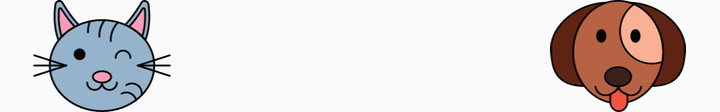
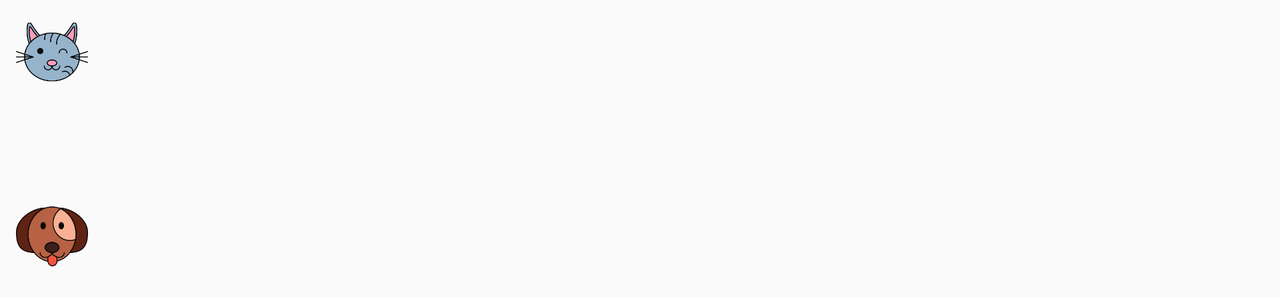

First picture: res/layout/ on a phone held upright. Second picture: the repository's own variant of that layout, on a device whose configuration matches the variant's folder. Source for both follows.
<!-- AndroidManifest.xml: application theme AppTheme -->
<!-- res/layout/scores_fragment.xml -->
<?xml version="1.0" encoding="utf-8"?>
<LinearLayout xmlns:android="http://schemas.android.com/apk/res/android"
    xmlns:app="http://schemas.android.com/apk/res-auto"
    xmlns:tools="http://schemas.android.com/tools"
    android:id="@+id/scores"
    android:layout_width="match_parent"
    android:layout_height="wrap_content"
    android:orientation="horizontal">

    <ImageView
        android:id="@+id/imagePlayer1"
        android:layout_width="36dp"
        android:layout_height="match_parent"
        android:layout_weight="1"
        app:srcCompat="@drawable/ic_cat" />

    <TextView
        android:id="@+id/scorePlayer1"
        android:layout_width="wrap_content"
        android:layout_height="wrap_content"
        android:layout_marginStart="8dp"
        android:layout_marginLeft="@dimen/content_padding"
        android:layout_marginTop="@dimen/content_padding"
        android:layout_marginEnd="8dp"
        android:layout_marginRight="@dimen/content_padding"
        android:layout_weight="1"
        android:gravity="start"
        android:textColor="@android:color/holo_red_dark"
        android:textSize="36sp" />

    <TextView
        android:id="@+id/scorePlayer2"
        android:layout_width="wrap_content"
        android:layout_height="wrap_content"
        android:layout_marginTop="@dimen/content_padding"
        android:layout_marginEnd="8dp"
        android:layout_weight="1"
        android:gravity="end"
        android:textColor="@color/colorPrimaryDark"
        android:textSize="36sp" />

    <ImageView
        android:id="@+id/imagePlayer2"
        android:layout_width="36dp"
        android:layout_height="match_parent"
        android:layout_weight="1"
        app:srcCompat="@drawable/ic_dog" />

</LinearLayout>
<!-- resources referenced by this layout -->
<resources>
  <dimen name="content_padding">8dp</dimen>
  <!-- drawable ic_cat: vector/xml drawable (drawable, 15325 chars, omitted) -->
  <!-- drawable ic_dog: vector/xml drawable (drawable, 30939 chars, omitted) -->
  <style name="AppTheme" parent="Theme.AppCompat.Light.DarkActionBar">
      </style>
</resources>
<!-- res/layout-land/scores_fragment.xml (the repository's variant of the layout above) -->
<!-- drawn on the phone turned sideways -->
<?xml version="1.0" encoding="utf-8"?>
<androidx.constraintlayout.widget.ConstraintLayout xmlns:android="http://schemas.android.com/apk/res/android"
    xmlns:app="http://schemas.android.com/apk/res-auto"
    xmlns:tools="http://schemas.android.com/tools"
    android:id="@+id/scores"
    android:layout_width="match_parent"
    android:layout_height="wrap_content"
    android:layout_gravity="center"
    android:orientation="horizontal">

    <ImageView
        android:id="@+id/imagePlayer1"
        android:layout_width="36dp"
        android:layout_height="0dp"
        android:layout_marginStart="8dp"
        android:layout_marginTop="8dp"
        app:layout_constraintDimensionRatio="1.0"
        app:layout_constraintStart_toStartOf="parent"
        app:layout_constraintTop_toTopOf="parent"
        app:srcCompat="@drawable/ic_cat" />

    <TextView
        android:id="@+id/scorePlayer1"
        android:layout_width="wrap_content"
        android:layout_height="wrap_content"
        android:layout_marginStart="16dp"
        android:gravity="start"
        android:textAlignment="center"
        android:textColor="@android:color/holo_red_dark"
        android:textSize="36sp"
        app:layout_constraintStart_toStartOf="parent"
        app:layout_constraintTop_toBottomOf="@id/imagePlayer1"
        tools:layout_constraintTop_toBottomOf="@id/imagePlayer1" />

    <TextView
        android:id="@+id/scorePlayer2"
        android:layout_width="wrap_content"
        android:layout_height="wrap_content"
        android:layout_marginStart="16dp"
        android:layout_marginTop="8dp"
        android:gravity="end"
        android:textAlignment="center"
        android:textColor="@color/colorPrimaryDark"
        android:textSize="36sp"
        app:layout_constraintStart_toStartOf="parent"
        app:layout_constraintTop_toBottomOf="@id/scorePlayer1" />

    <ImageView
        android:id="@+id/imagePlayer2"
        android:layout_width="36dp"
        android:layout_height="0dp"
        android:layout_marginStart="8dp"
        android:layout_marginTop="8dp"
        app:layout_constraintDimensionRatio="1.0"
        app:layout_constraintStart_toStartOf="parent"
        app:layout_constraintTop_toBottomOf="@id/scorePlayer2"
        app:srcCompat="@drawable/ic_dog"
        tools:layout_constraintTop_toBottomOf="@id/scorePlayer1" />

</androidx.constraintlayout.widget.ConstraintLayout>
<!-- resources referenced by the variant -->
<!-- as the phone turned sideways resolves them -->
<resources>
  <!-- drawable ic_cat: vector/xml drawable (drawable, 15325 chars, omitted) -->
  <!-- drawable ic_dog: vector/xml drawable (drawable, 30939 chars, omitted) -->
  <style name="AppTheme" parent="Theme.AppCompat.Light.DarkActionBar">
      </style>
</resources>
